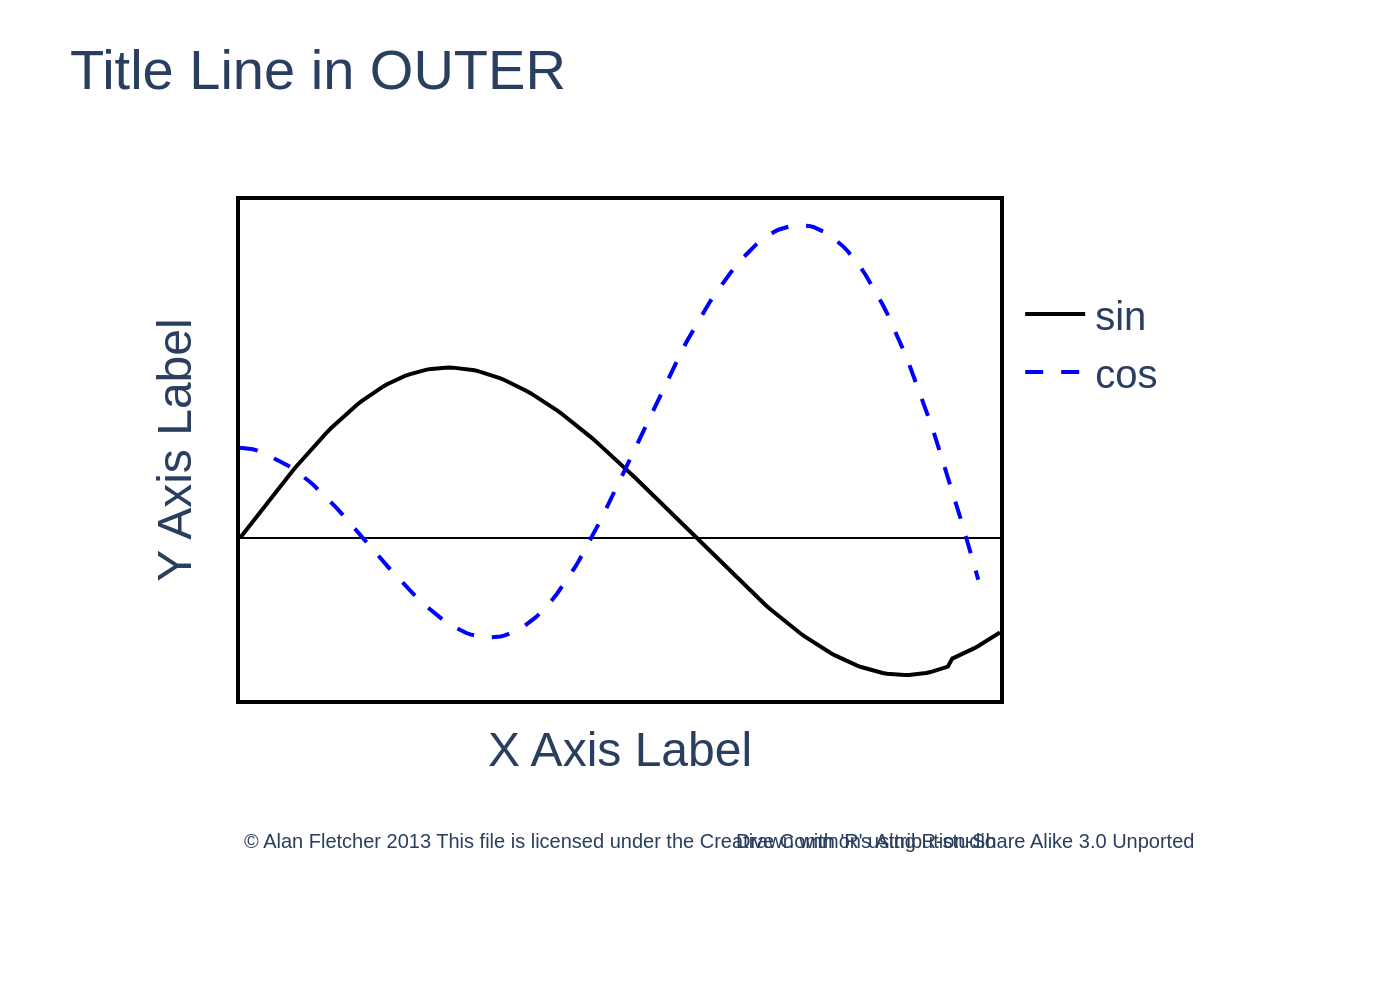

This figure's Python source:
import sys
import json
import plotly.graph_objects as go
from pathlib import Path

def main():
    """
    Main function to generate the chart from a JSON config file.
    """
    if len(sys.argv) != 2:
        print(f"Usage: python {sys.argv[0]} <path_to_json_file>")
        sys.exit(1)

    json_path = Path(sys.argv[1])
    if not json_path.is_file():
        print(f"Error: JSON file not found at '{json_path}'")
        sys.exit(1)

    output_filename = json_path.with_suffix('.png')

    with open(json_path, 'r', encoding='utf-8') as f:
        config = json.load(f)

    chart_data = config.get('chart_data', [])
    texts = config.get('texts', {})
    colors = config.get('colors', [])

    fig = go.Figure()

    for i, series in enumerate(chart_data):
        fig.add_trace(go.Scatter(
            x=series.get('x'),
            y=series.get('y'),
            name=series.get('name'),
            mode='lines',
            line=dict(
                color=colors[i % len(colors)],
                dash=series.get('line_style', 'solid'),
                width=2
            )
        ))

    annotations = []
    if texts.get('source_left'):
        annotations.append(
            dict(
                text=texts['source_left'],
                showarrow=False,
                xref="paper", yref="paper",
                x=0.0, y=-0.25,
                xanchor='left', yanchor='top',
                align='left',
                font=dict(size=10)
            )
        )
    if texts.get('source_right'):
        annotations.append(
            dict(
                text=texts['source_right'],
                showarrow=False,
                xref="paper", yref="paper",
                x=1.0, y=-0.25,
                xanchor='right', yanchor='top',
                align='right',
                font=dict(size=10)
            )
        )

    fig.update_layout(
        title=dict(
            text=texts.get('title'),
            font=dict(size=28),
            x=0.05,
            xanchor='left',
            y=0.95,
            yanchor='top'
        ),
        xaxis=dict(
            title_text=texts.get('x_axis_title'),
            showticklabels=False,
            ticks='',
            showline=True,
            linewidth=2,
            linecolor='black',
            mirror=True,
            zeroline=False
        ),
        yaxis=dict(
            title_text=texts.get('y_axis_title'),
            showticklabels=False,
            ticks='',
            showline=True,
            linewidth=2,
            linecolor='black',
            mirror=True,
            zeroline=True,
            zerolinewidth=1,
            zerolinecolor='black'
        ),
        xaxis_title_font_size=24,
        yaxis_title_font_size=24,
        font=dict(family="Arial"),
        plot_bgcolor='white',
        showlegend=True,
        legend=dict(
            x=1.02,
            y=0.85,
            xanchor='left',
            yanchor='top',
            bgcolor='rgba(0,0,0,0)',
            borderwidth=0,
            font=dict(size=20)
        ),
        margin=dict(l=120, r=200, t=100, b=150),
        annotations=annotations
    )

    fig.write_image(output_filename, scale=2)
    print(f"Chart saved to {output_filename}")

if __name__ == "__main__":
    main()
